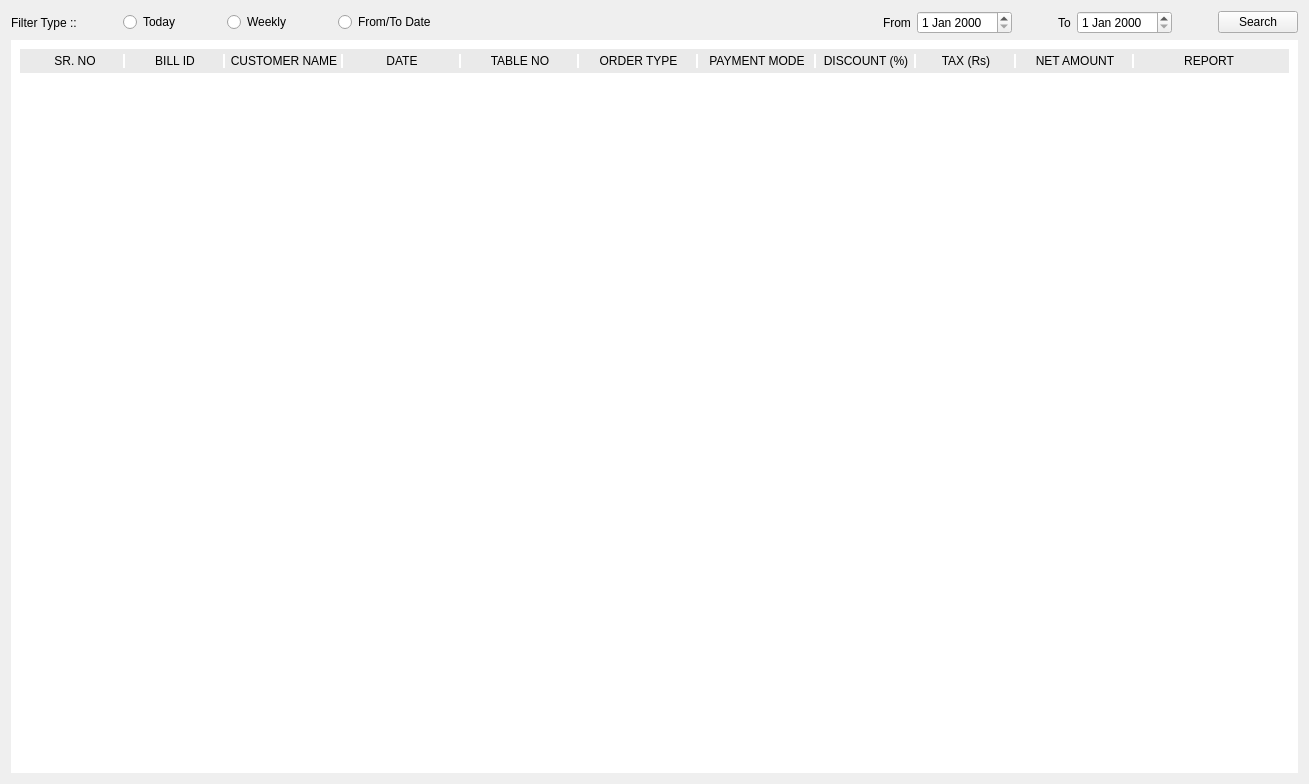
<?xml version="1.0" encoding="UTF-8"?>
<ui version="4.0">
 <class>BillHistoryWidget</class>
 <widget class="QWidget" name="BillHistoryWidget">
  <property name="geometry">
   <rect>
    <x>0</x>
    <y>0</y>
    <width>1309</width>
    <height>784</height>
   </rect>
  </property>
  <property name="windowTitle">
   <string>Form</string>
  </property>
  <layout class="QVBoxLayout" name="verticalLayout_7">
   <item>
    <layout class="QVBoxLayout" name="verticalLayout">
     <item>
      <layout class="QVBoxLayout" name="verticalLayout_4">
       <property name="bottomMargin">
        <number>0</number>
       </property>
       <item>
        <layout class="QHBoxLayout" name="horizontalLayout_3">
         <property name="topMargin">
          <number>0</number>
         </property>
         <item>
          <widget class="QLabel" name="txtFilterTypr">
           <property name="text">
            <string>Filter Type ::</string>
           </property>
          </widget>
         </item>
         <item>
          <spacer name="horizontalSpacer_7">
           <property name="orientation">
            <enum>Qt::Horizontal</enum>
           </property>
           <property name="sizeType">
            <enum>QSizePolicy::Preferred</enum>
           </property>
           <property name="sizeHint" stdset="0">
            <size>
             <width>40</width>
             <height>20</height>
            </size>
           </property>
          </spacer>
         </item>
         <item>
          <widget class="QRadioButton" name="rdbToday">
           <property name="text">
            <string>Today</string>
           </property>
          </widget>
         </item>
         <item>
          <spacer name="horizontalSpacer_5">
           <property name="orientation">
            <enum>Qt::Horizontal</enum>
           </property>
           <property name="sizeType">
            <enum>QSizePolicy::Preferred</enum>
           </property>
           <property name="sizeHint" stdset="0">
            <size>
             <width>40</width>
             <height>20</height>
            </size>
           </property>
          </spacer>
         </item>
         <item>
          <widget class="QRadioButton" name="rdbWeekly">
           <property name="text">
            <string>Weekly</string>
           </property>
          </widget>
         </item>
         <item>
          <spacer name="horizontalSpacer_2">
           <property name="orientation">
            <enum>Qt::Horizontal</enum>
           </property>
           <property name="sizeType">
            <enum>QSizePolicy::Preferred</enum>
           </property>
           <property name="sizeHint" stdset="0">
            <size>
             <width>40</width>
             <height>20</height>
            </size>
           </property>
          </spacer>
         </item>
         <item>
          <widget class="QRadioButton" name="rdbFromToDate">
           <property name="text">
            <string>From/To Date</string>
           </property>
          </widget>
         </item>
         <item>
          <spacer name="horizontalSpacer">
           <property name="orientation">
            <enum>Qt::Horizontal</enum>
           </property>
           <property name="sizeHint" stdset="0">
            <size>
             <width>40</width>
             <height>20</height>
            </size>
           </property>
          </spacer>
         </item>
         <item>
          <widget class="QLabel" name="lblFrom">
           <property name="text">
            <string>From</string>
           </property>
          </widget>
         </item>
         <item>
          <widget class="QDateEdit" name="deFromDate"/>
         </item>
         <item>
          <spacer name="horizontalSpacer_9">
           <property name="orientation">
            <enum>Qt::Horizontal</enum>
           </property>
           <property name="sizeType">
            <enum>QSizePolicy::Preferred</enum>
           </property>
           <property name="sizeHint" stdset="0">
            <size>
             <width>40</width>
             <height>20</height>
            </size>
           </property>
          </spacer>
         </item>
         <item>
          <widget class="QLabel" name="lblTo">
           <property name="text">
            <string>To</string>
           </property>
          </widget>
         </item>
         <item>
          <widget class="QDateEdit" name="deToDate"/>
         </item>
         <item>
          <spacer name="horizontalSpacer_8">
           <property name="orientation">
            <enum>Qt::Horizontal</enum>
           </property>
           <property name="sizeType">
            <enum>QSizePolicy::Preferred</enum>
           </property>
           <property name="sizeHint" stdset="0">
            <size>
             <width>40</width>
             <height>20</height>
            </size>
           </property>
          </spacer>
         </item>
         <item>
          <widget class="QPushButton" name="btnSearch">
           <property name="text">
            <string>Search</string>
           </property>
          </widget>
         </item>
        </layout>
       </item>
      </layout>
     </item>
     <item>
      <widget class="QWidget" name="OrderMenu" native="true">
       <property name="styleSheet">
        <string notr="true">#OrderMenu
{
	background-color: rgb(255, 255, 255);
}</string>
       </property>
       <layout class="QVBoxLayout" name="verticalLayout_3">
        <item>
         <widget class="QWidget" name="billHeader" native="true">
          <property name="styleSheet">
           <string notr="true">background-color: rgb(234, 234, 234);</string>
          </property>
          <layout class="QHBoxLayout" name="horizontalLayout_2">
           <property name="spacing">
            <number>0</number>
           </property>
           <property name="leftMargin">
            <number>5</number>
           </property>
           <property name="topMargin">
            <number>5</number>
           </property>
           <property name="rightMargin">
            <number>5</number>
           </property>
           <property name="bottomMargin">
            <number>5</number>
           </property>
           <item>
            <widget class="QLabel" name="label_5">
             <property name="maximumSize">
              <size>
               <width>100</width>
               <height>16777215</height>
              </size>
             </property>
             <property name="styleSheet">
              <string notr="true">border-right:2px solid white;
</string>
             </property>
             <property name="text">
              <string>&lt;html&gt;&lt;head/&gt;&lt;body&gt;&lt;p align=&quot;center&quot;&gt;SR. NO&lt;/p&gt;&lt;/body&gt;&lt;/html&gt;</string>
             </property>
            </widget>
           </item>
           <item>
            <widget class="QLabel" name="lblBillId">
             <property name="maximumSize">
              <size>
               <width>100</width>
               <height>16777215</height>
              </size>
             </property>
             <property name="styleSheet">
              <string notr="true">border-right:2px solid white;
</string>
             </property>
             <property name="frameShape">
              <enum>QFrame::NoFrame</enum>
             </property>
             <property name="text">
              <string>&lt;html&gt;&lt;head/&gt;&lt;body&gt;&lt;p align=&quot;center&quot;&gt;BILL ID&lt;/p&gt;&lt;/body&gt;&lt;/html&gt;</string>
             </property>
            </widget>
           </item>
           <item>
            <widget class="QLabel" name="lblItemName">
             <property name="maximumSize">
              <size>
               <width>16777215</width>
               <height>16777215</height>
              </size>
             </property>
             <property name="styleSheet">
              <string notr="true">border-right:2px solid white;
</string>
             </property>
             <property name="frameShape">
              <enum>QFrame::NoFrame</enum>
             </property>
             <property name="text">
              <string>&lt;html&gt;&lt;head/&gt;&lt;body&gt;&lt;p align=&quot;center&quot;&gt;CUSTOMER NAME&lt;/p&gt;&lt;/body&gt;&lt;/html&gt;</string>
             </property>
            </widget>
           </item>
           <item>
            <widget class="QLabel" name="label">
             <property name="maximumSize">
              <size>
               <width>250</width>
               <height>16777215</height>
              </size>
             </property>
             <property name="styleSheet">
              <string notr="true">border-right:2px solid white;
</string>
             </property>
             <property name="text">
              <string>&lt;html&gt;&lt;head/&gt;&lt;body&gt;&lt;p align=&quot;center&quot;&gt;DATE&lt;/p&gt;&lt;/body&gt;&lt;/html&gt;</string>
             </property>
            </widget>
           </item>
           <item>
            <widget class="QLabel" name="lblQty">
             <property name="maximumSize">
              <size>
               <width>150</width>
               <height>16777215</height>
              </size>
             </property>
             <property name="styleSheet">
              <string notr="true">border-right:2px solid white;
</string>
             </property>
             <property name="frameShape">
              <enum>QFrame::NoFrame</enum>
             </property>
             <property name="text">
              <string>&lt;html&gt;&lt;head/&gt;&lt;body&gt;&lt;p align=&quot;center&quot;&gt;TABLE NO&lt;/p&gt;&lt;/body&gt;&lt;/html&gt;</string>
             </property>
            </widget>
           </item>
           <item>
            <widget class="QLabel" name="lblRate">
             <property name="maximumSize">
              <size>
               <width>200</width>
               <height>16777215</height>
              </size>
             </property>
             <property name="styleSheet">
              <string notr="true">border-right:2px solid white;
</string>
             </property>
             <property name="frameShape">
              <enum>QFrame::NoFrame</enum>
             </property>
             <property name="text">
              <string>&lt;html&gt;&lt;head/&gt;&lt;body&gt;&lt;p align=&quot;center&quot;&gt;ORDER TYPE&lt;/p&gt;&lt;/body&gt;&lt;/html&gt;</string>
             </property>
            </widget>
           </item>
           <item>
            <widget class="QLabel" name="lblAmt">
             <property name="maximumSize">
              <size>
               <width>150</width>
               <height>16777215</height>
              </size>
             </property>
             <property name="styleSheet">
              <string notr="true">border-right:2px solid white;
</string>
             </property>
             <property name="frameShape">
              <enum>QFrame::NoFrame</enum>
             </property>
             <property name="text">
              <string>&lt;html&gt;&lt;head/&gt;&lt;body&gt;&lt;p align=&quot;center&quot;&gt;PAYMENT MODE&lt;/p&gt;&lt;/body&gt;&lt;/html&gt;</string>
             </property>
            </widget>
           </item>
           <item>
            <widget class="QLabel" name="label_2">
             <property name="maximumSize">
              <size>
               <width>100</width>
               <height>16777215</height>
              </size>
             </property>
             <property name="styleSheet">
              <string notr="true">border-right:2px solid white;
</string>
             </property>
             <property name="text">
              <string>&lt;html&gt;&lt;head/&gt;&lt;body&gt;&lt;p align=&quot;center&quot;&gt;DISCOUNT (%)&lt;/p&gt;&lt;/body&gt;&lt;/html&gt;</string>
             </property>
            </widget>
           </item>
           <item>
            <widget class="QLabel" name="label_3">
             <property name="maximumSize">
              <size>
               <width>100</width>
               <height>16777215</height>
              </size>
             </property>
             <property name="styleSheet">
              <string notr="true">border-right:2px solid white;
</string>
             </property>
             <property name="text">
              <string>&lt;html&gt;&lt;head/&gt;&lt;body&gt;&lt;p align=&quot;center&quot;&gt;TAX (Rs)&lt;/p&gt;&lt;/body&gt;&lt;/html&gt;</string>
             </property>
            </widget>
           </item>
           <item>
            <widget class="QLabel" name="label_4">
             <property name="maximumSize">
              <size>
               <width>200</width>
               <height>16777215</height>
              </size>
             </property>
             <property name="styleSheet">
              <string notr="true">border-right:2px solid white;
</string>
             </property>
             <property name="text">
              <string>&lt;html&gt;&lt;head/&gt;&lt;body&gt;&lt;p align=&quot;center&quot;&gt;NET AMOUNT&lt;/p&gt;&lt;/body&gt;&lt;/html&gt;</string>
             </property>
            </widget>
           </item>
           <item>
            <widget class="QLabel" name="label_6">
             <property name="minimumSize">
              <size>
               <width>150</width>
               <height>0</height>
              </size>
             </property>
             <property name="maximumSize">
              <size>
               <width>100</width>
               <height>16777215</height>
              </size>
             </property>
             <property name="text">
              <string>REPORT</string>
             </property>
             <property name="alignment">
              <set>Qt::AlignCenter</set>
             </property>
            </widget>
           </item>
          </layout>
         </widget>
        </item>
        <item>
         <widget class="QScrollArea" name="scrollArea">
          <property name="minimumSize">
           <size>
            <width>30</width>
            <height>0</height>
           </size>
          </property>
          <property name="styleSheet">
           <string notr="true">background-color: rgb(255, 255, 255);</string>
          </property>
          <property name="frameShape">
           <enum>QFrame::NoFrame</enum>
          </property>
          <property name="widgetResizable">
           <bool>true</bool>
          </property>
          <widget class="QWidget" name="scrollAreaWidgetContents_2">
           <property name="geometry">
            <rect>
             <x>0</x>
             <y>0</y>
             <width>1271</width>
             <height>684</height>
            </rect>
           </property>
           <layout class="QVBoxLayout" name="verticalLayout_2">
            <property name="spacing">
             <number>0</number>
            </property>
            <property name="leftMargin">
             <number>0</number>
            </property>
            <property name="topMargin">
             <number>0</number>
            </property>
            <property name="rightMargin">
             <number>0</number>
            </property>
            <property name="bottomMargin">
             <number>0</number>
            </property>
            <item>
             <widget class="QWidget" name="widget" native="true">
              <layout class="QVBoxLayout" name="verticalLayout_5">
               <property name="spacing">
                <number>0</number>
               </property>
               <property name="leftMargin">
                <number>0</number>
               </property>
               <property name="topMargin">
                <number>0</number>
               </property>
               <property name="rightMargin">
                <number>0</number>
               </property>
               <property name="bottomMargin">
                <number>0</number>
               </property>
               <item>
                <layout class="QVBoxLayout" name="displayOrderRow">
                 <property name="spacing">
                  <number>0</number>
                 </property>
                </layout>
               </item>
               <item>
                <spacer name="verticalSpacer">
                 <property name="orientation">
                  <enum>Qt::Vertical</enum>
                 </property>
                 <property name="sizeHint" stdset="0">
                  <size>
                   <width>20</width>
                   <height>582</height>
                  </size>
                 </property>
                </spacer>
               </item>
              </layout>
             </widget>
            </item>
           </layout>
          </widget>
         </widget>
        </item>
       </layout>
      </widget>
     </item>
    </layout>
   </item>
  </layout>
 </widget>
 <tabstops>
  <tabstop>rdbToday</tabstop>
  <tabstop>rdbWeekly</tabstop>
  <tabstop>rdbFromToDate</tabstop>
  <tabstop>deFromDate</tabstop>
  <tabstop>deToDate</tabstop>
  <tabstop>scrollArea</tabstop>
 </tabstops>
 <resources/>
 <connections/>
</ui>
